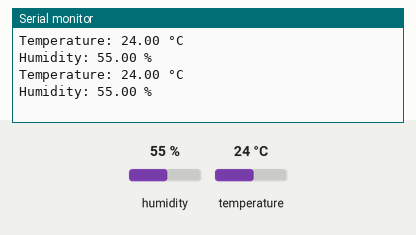
Recording of a sketch running on a simulated ESP8266 (NodeMCU). Parts: the last lines printed to the serial monitor. The test bench sets the inputs (shaded band); at power-on: humidity 55 %, temperature 24 °C.

Above: at 10.8 s.
10.9 s: humidity set to 22 %
At 20.7 s:
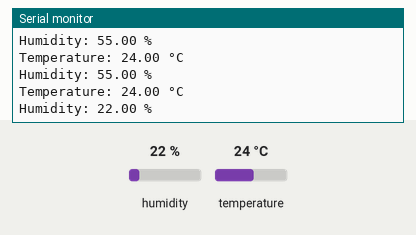
20.9 s: temperature set to 12 °C
At 30.7 s:
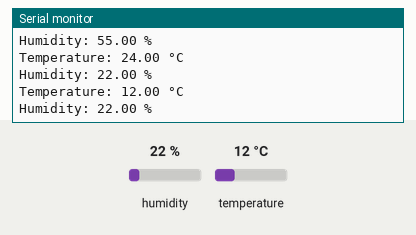
30.9 s: humidity set to 40 %
At 41.2 s:
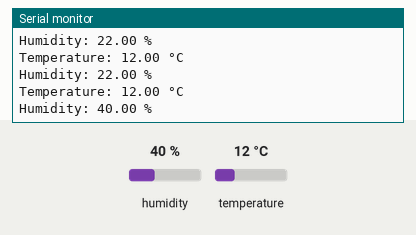
Timing chart, 0 to 42.7 s (numbered marks = the images above; inputs shaded):
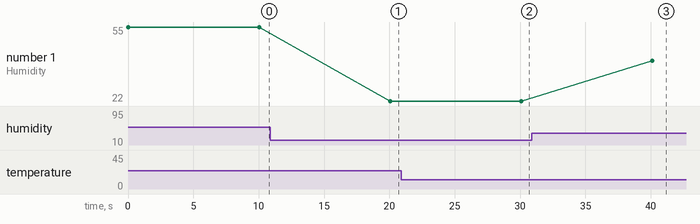

Measured:
- after the input at 10.9 s, the serial monitor: prints a new line after 9.2 s (image 1)
- after the input at 20.9 s, the serial monitor: prints a new line after 9.2 s (image 2)
- after the input at 30.9 s, the serial monitor: prints a new line after 9.2 s (image 3)
- plotted number 1: 55 → 22 after the input at 10.9 s, 22 → 40 after the input at 30.9 s

The sketch:

DHT11.ino
```cpp
#include <DHT.h>

#define DHTPIN D4
#define DHTTYPE DHT11

DHT dht(DHTPIN, DHTTYPE);

void setup() {
  Serial.begin(9600);
  dht.begin();
}

void loop() {
  float hum = dht.readHumidity();
  float temp = dht.readTemperature();


  if (isnan(hum) || isnan(temp)) {
    Serial.println("Failed to read from DHT sensor!");
    delay(10000);
    return;
  }


  Serial.print("Temperature: ");
  Serial.print(temp);
  Serial.println(" °C");

  Serial.print("Humidity: ");
  Serial.print(hum);
  Serial.println(" %");

  delay(10000);
}
```
